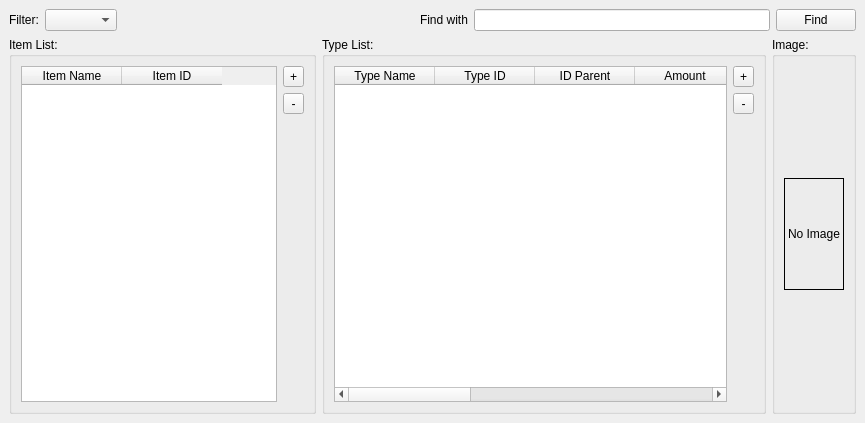
<?xml version="1.0" encoding="UTF-8"?>
<ui version="4.0">
 <class>DialogItemStatistic</class>
 <widget class="QMainWindow" name="DialogItemStatistic">
  <property name="geometry">
   <rect>
    <x>0</x>
    <y>0</y>
    <width>865</width>
    <height>423</height>
   </rect>
  </property>
  <property name="windowTitle">
   <string>MainWindow</string>
  </property>
  <widget class="QWidget" name="centralwidget">
   <layout class="QVBoxLayout" name="verticalLayout_3">
    <item>
     <layout class="QHBoxLayout" name="horizontalLayout">
      <item>
       <widget class="QLabel" name="lblFilter">
        <property name="text">
         <string>Filter:</string>
        </property>
       </widget>
      </item>
      <item>
       <widget class="QComboBox" name="comboFilter"/>
      </item>
      <item>
       <spacer name="horizontalSpacer">
        <property name="orientation">
         <enum>Qt::Horizontal</enum>
        </property>
        <property name="sizeHint" stdset="0">
         <size>
          <width>40</width>
          <height>20</height>
         </size>
        </property>
       </spacer>
      </item>
      <item>
       <widget class="QLabel" name="lblFind">
        <property name="text">
         <string>Find with</string>
        </property>
       </widget>
      </item>
      <item>
       <widget class="QLineEdit" name="editFind"/>
      </item>
      <item>
       <widget class="QPushButton" name="btnFind">
        <property name="text">
         <string>Find</string>
        </property>
       </widget>
      </item>
     </layout>
    </item>
    <item>
     <layout class="QHBoxLayout" name="horizontalLayout_4">
      <item>
       <widget class="QGroupBox" name="groupBox">
        <property name="sizePolicy">
         <sizepolicy hsizetype="Fixed" vsizetype="Expanding">
          <horstretch>0</horstretch>
          <verstretch>0</verstretch>
         </sizepolicy>
        </property>
        <property name="title">
         <string>Item List:</string>
        </property>
        <layout class="QHBoxLayout" name="horizontalLayout_2">
         <item>
          <widget class="QTableWidget" name="tableItem">
           <property name="sizePolicy">
            <sizepolicy hsizetype="Fixed" vsizetype="Expanding">
             <horstretch>0</horstretch>
             <verstretch>0</verstretch>
            </sizepolicy>
           </property>
           <property name="styleSheet">
            <string notr="true">QTableWidget::item:!selected{
            border: 1px solid black;
        }
QTableWidget::item:selected{}</string>
           </property>
           <column>
            <property name="text">
             <string>Item Name</string>
            </property>
            <property name="textAlignment">
             <set>AlignCenter</set>
            </property>
           </column>
           <column>
            <property name="text">
             <string>Item ID</string>
            </property>
            <property name="textAlignment">
             <set>AlignCenter</set>
            </property>
           </column>
          </widget>
         </item>
         <item>
          <layout class="QVBoxLayout" name="verticalLayout">
           <item>
            <widget class="QToolButton" name="btnAddItem">
             <property name="sizePolicy">
              <sizepolicy hsizetype="Preferred" vsizetype="Preferred">
               <horstretch>0</horstretch>
               <verstretch>0</verstretch>
              </sizepolicy>
             </property>
             <property name="text">
              <string>+</string>
             </property>
            </widget>
           </item>
           <item>
            <widget class="QToolButton" name="btnDeleteItem">
             <property name="sizePolicy">
              <sizepolicy hsizetype="Preferred" vsizetype="Preferred">
               <horstretch>0</horstretch>
               <verstretch>0</verstretch>
              </sizepolicy>
             </property>
             <property name="text">
              <string>-</string>
             </property>
            </widget>
           </item>
           <item>
            <spacer name="verticalSpacer">
             <property name="orientation">
              <enum>Qt::Vertical</enum>
             </property>
             <property name="sizeHint" stdset="0">
              <size>
               <width>20</width>
               <height>40</height>
              </size>
             </property>
            </spacer>
           </item>
          </layout>
         </item>
        </layout>
       </widget>
      </item>
      <item>
       <widget class="QGroupBox" name="groupBox_2">
        <property name="sizePolicy">
         <sizepolicy hsizetype="Expanding" vsizetype="Expanding">
          <horstretch>0</horstretch>
          <verstretch>0</verstretch>
         </sizepolicy>
        </property>
        <property name="title">
         <string>Type List:</string>
        </property>
        <layout class="QHBoxLayout" name="horizontalLayout_3">
         <item>
          <widget class="QTableWidget" name="tableType">
           <property name="styleSheet">
            <string notr="true">QTableWidget::item:!selected{
            border: 1px solid black;
        }
QTableWidget::item:selected{}</string>
           </property>
           <column>
            <property name="text">
             <string>Type Name</string>
            </property>
            <property name="textAlignment">
             <set>AlignCenter</set>
            </property>
           </column>
           <column>
            <property name="text">
             <string>Type ID</string>
            </property>
            <property name="textAlignment">
             <set>AlignCenter</set>
            </property>
           </column>
           <column>
            <property name="text">
             <string>ID Parent</string>
            </property>
            <property name="textAlignment">
             <set>AlignCenter</set>
            </property>
           </column>
           <column>
            <property name="text">
             <string>Amount</string>
            </property>
            <property name="textAlignment">
             <set>AlignCenter</set>
            </property>
           </column>
           <column>
            <property name="text">
             <string>Unit Price</string>
            </property>
            <property name="textAlignment">
             <set>AlignCenter</set>
            </property>
           </column>
           <column>
            <property name="text">
             <string>Whole Price</string>
            </property>
            <property name="textAlignment">
             <set>AlignCenter</set>
            </property>
           </column>
           <column>
            <property name="text">
             <string>Origin Price</string>
            </property>
            <property name="textAlignment">
             <set>AlignCenter</set>
            </property>
           </column>
           <column>
            <property name="text">
             <string>Notice</string>
            </property>
            <property name="textAlignment">
             <set>AlignCenter</set>
            </property>
           </column>
           <column>
            <property name="text">
             <string>Image Path</string>
            </property>
            <property name="textAlignment">
             <set>AlignCenter</set>
            </property>
           </column>
          </widget>
         </item>
         <item>
          <layout class="QVBoxLayout" name="verticalLayout_2">
           <item>
            <widget class="QToolButton" name="btnAddType">
             <property name="sizePolicy">
              <sizepolicy hsizetype="Preferred" vsizetype="Preferred">
               <horstretch>0</horstretch>
               <verstretch>0</verstretch>
              </sizepolicy>
             </property>
             <property name="text">
              <string>+</string>
             </property>
            </widget>
           </item>
           <item>
            <widget class="QToolButton" name="btnDeleteType">
             <property name="sizePolicy">
              <sizepolicy hsizetype="Preferred" vsizetype="Preferred">
               <horstretch>0</horstretch>
               <verstretch>0</verstretch>
              </sizepolicy>
             </property>
             <property name="text">
              <string>-</string>
             </property>
            </widget>
           </item>
           <item>
            <spacer name="verticalSpacer_2">
             <property name="orientation">
              <enum>Qt::Vertical</enum>
             </property>
             <property name="sizeHint" stdset="0">
              <size>
               <width>20</width>
               <height>40</height>
              </size>
             </property>
            </spacer>
           </item>
          </layout>
         </item>
        </layout>
       </widget>
      </item>
      <item>
       <widget class="QGroupBox" name="groupBox_3">
        <property name="sizePolicy">
         <sizepolicy hsizetype="Preferred" vsizetype="Preferred">
          <horstretch>0</horstretch>
          <verstretch>0</verstretch>
         </sizepolicy>
        </property>
        <property name="title">
         <string>Image:</string>
        </property>
        <layout class="QVBoxLayout" name="verticalLayout_4">
         <item>
          <spacer name="verticalSpacer_3">
           <property name="orientation">
            <enum>Qt::Vertical</enum>
           </property>
           <property name="sizeHint" stdset="0">
            <size>
             <width>20</width>
             <height>40</height>
            </size>
           </property>
          </spacer>
         </item>
         <item>
          <widget class="QLabel" name="imgAvatar">
           <property name="sizePolicy">
            <sizepolicy hsizetype="Preferred" vsizetype="Expanding">
             <horstretch>0</horstretch>
             <verstretch>0</verstretch>
            </sizepolicy>
           </property>
           <property name="frameShape">
            <enum>QFrame::Box</enum>
           </property>
           <property name="text">
            <string>No Image</string>
           </property>
          </widget>
         </item>
         <item>
          <spacer name="verticalSpacer_4">
           <property name="orientation">
            <enum>Qt::Vertical</enum>
           </property>
           <property name="sizeHint" stdset="0">
            <size>
             <width>20</width>
             <height>40</height>
            </size>
           </property>
          </spacer>
         </item>
        </layout>
       </widget>
      </item>
     </layout>
    </item>
   </layout>
  </widget>
 </widget>
 <resources/>
 <connections/>
</ui>
